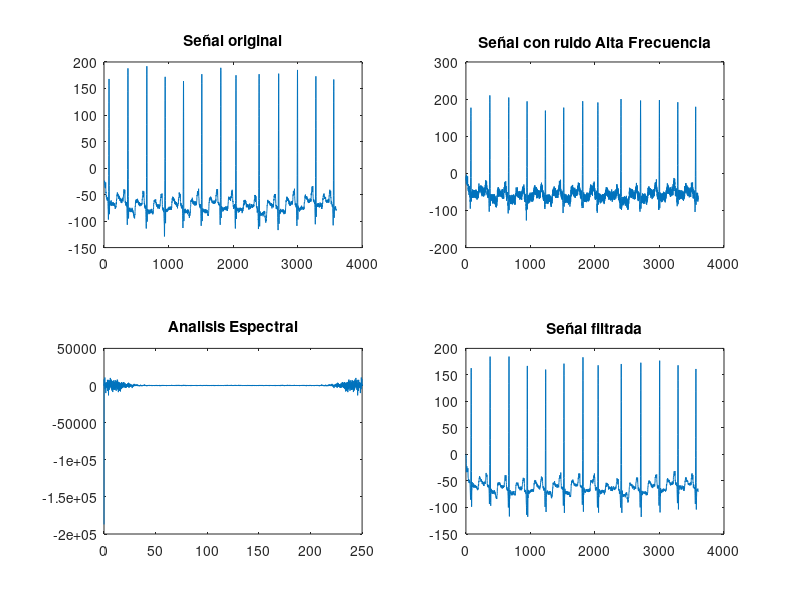

Write MATLAB code to recreate this figure. (Note: this script raises an error after producing the figure.)
clc; close all; clear;
load('100m.mat');
y=val; %se carga con el nombre generico val
figure(1), 
subplot(2,2,1)
plot(y), title('Señal original'); %grafico la señal original

%% ruido
nm = size(y);
raf = rand(nm)*max(max(y))/8; % Generamos un vector de ruido aleatorio
y2 = raf + y; % Señal con ruido
figure(1), 
subplot(2,2,2)
plot(y2), title('Señal con ruido Alta Frecuencia');

%% analisis espectral
fm=250;
muestra=length(y2);
ordenadas= fft(y2, muestra); %y
abscisas=linspace(0, fm,muestra);
figure(1), 
subplot(2,2,3)
plot(abscisas, ordenadas), title('Analisis Espectral');

%% Diseño de un filtro pasa bajo IIR usando cheby1
wp1=0.45; wp2=0.65;
ws1=0.44; ws2=0.66;
Rp=1; Rs=15;
fc = 60; %frecuencia de corte
n = 8; % defino el orden del filtro
Wn = fc/(fm/2); % Frecuencia de corte normalizada 
[B,A]=cheby1(n,Rp,Wn);%%%%definimos los coeficientes; % uso cheby tipo 'pasa bajo'
%freqz(B,A) % Respuesta de frecuencia del Filtro Digital (vector de respuesta de frecuencia de punto y el vector de frecuencia angular)
se=y;
sefil = filter(B,A,se); % Señal filtrada
figure(1),
subplot(2,2,4),
plot(sefil), title('Señal filtrada'); %grafico la señal filtrada

%% wavelet Daubechies
f = y;
[c,l] = wavedec(f,3,'db2'); % Descomposición de la señal en 3 niveles
approx = appcoef(c,l,'db2'); % Coeficientes de aproximación (F.B.)
[cd1,cd2,cd3] = detcoef(c,l,[1,2,3]); % Coeficientes de detalle (F.A.)
figure(2),
subplot(5,1,1)
plot(f)
title('Señal original')
subplot(5,1,2)
plot(approx)
title('Coeficientes de aproximación')
subplot(5,1,3)
plot(cd3)
title('Coeficientes de detalle - Nivel 3')
subplot(5,1,4)
plot(cd2)
title('Coeficientes de detalle - Nivel 2')
subplot(5,1,5)
plot(cd1)
title('Coeficientes de detalle - Nivel 1')


